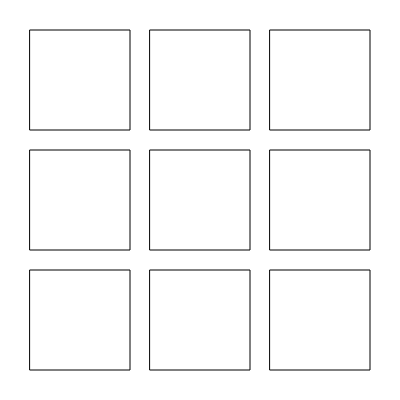
Frame 1 (no input)
Frame 60 (no input): identical to frame 1, image omitted
Frame 120 (the mouse pressed at the canvas centre since frame 60): identical to frame 1, image omitted

The p5.js sketch that drew this single still picture (run headless with seeded random() and noise() and a simulated clock; from frame 60 on, the mouse is pressed at the canvas centre):

// p5.js sketch
// ── sketch.js

let squares = [];
let chance = [1/3, 1/2, 2/3];

function setup() {
	createCanvas(400, 400);

	const squareSize = 100;
	const gap = 20;
	const gridSize = 3 * squareSize + 2 * gap;
	const startX = (width - gridSize) / 2;
	const startY = (height - gridSize) / 2;

	for (let row = 0; row < 3; row++) {
		for (let column = 0; column < 3; column++) {
			const x = startX + column * (squareSize + gap);
			const y = startY + row * (squareSize + gap);

			squares.push({
				x,
				y,
				size: squareSize,
			});
		}
	}
}

function draw() {
	background(255);
	stroke(0);
	noFill();

	for (const currentSquare of squares) {
		square(currentSquare.x, currentSquare.y, currentSquare.size);

        direction=Math.random()<0.5 ? 1 :2;

        if(direction==1){
            fraction=random(chance);
            const offset= square.size*fraction;

            line(currentSquare.x, currentSquare.y+offset, currentSquare.x+square.size, currentSquare.y+offset);
        }
       
	}

}
